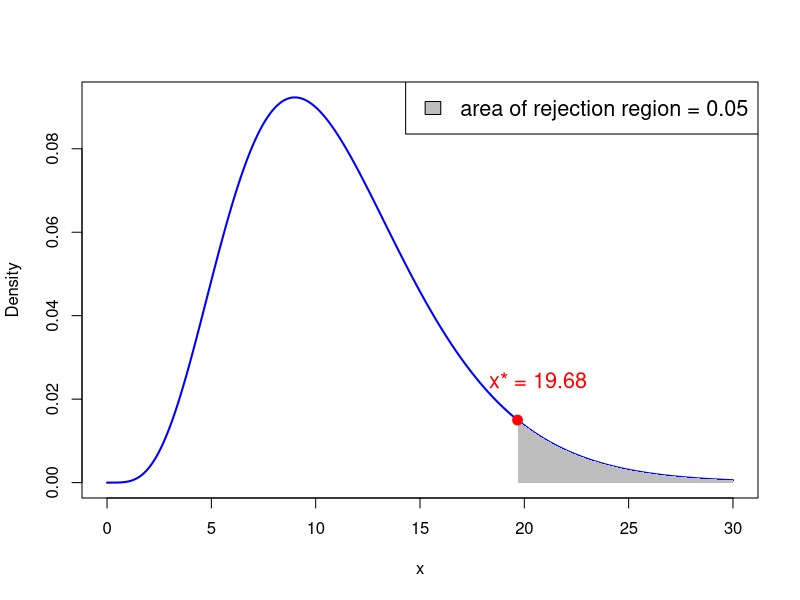

This chart was generated by the following R code:
## ---- chunk 1
# Degrees of freedom
df <- 11

# Values for x-axis
x <- seq(0, 30, length.out = 1000)  # Adjust the range according to chi-squared distribution

# Calculate PDF of chi-squared distribution
pdf <- dchisq(x, df)

# Plot PDF
plot(x, pdf, type = "l", col = "blue", lwd = 2, xlab = "x", ylab = "Density")


# Shade area where p-value > 0.95
x_fill_right <- x[x >= qchisq(0.95, df)]
y_fill_right <- pdf[x >= qchisq(0.95, df)]
polygon(c(x_fill_right, rev(x_fill_right)), c(y_fill_right, rep(0, length(y_fill_right))), col = "gray", border = NA)

# Add critical value for 0.95 quantile
x_star <- qchisq(0.95, df)
points(x_star, dchisq(x_star, df), col = "red", pch = 19, cex = 1.3)

# Add text above x_star containing its value
text(x_star * 1.05, dchisq(x_star, df) * 1.35, paste("x* =", round(x_star, 2)), pos = 3, col = "red", cex = 1.3)

# Add legend
legend("topright", legend = c("area of rejection region = 0.05"), fill = "gray", cex = 1.3)

## ---- chunk 2
#| echo: true

# Probability woman exceeds 180cm in height
# P(X > 180) = 1 - P(X <= 180)

1 - pnorm(180, mean = 163, sd = 8)
## ---- chunk 3
#| echo: true

# The upper 10th percentile for women height, that is,
# height q such that P(X <= q) = 0.9

qnorm(0.90, mean = 163, sd = 8)
## ---- chunk 4
#| echo: true

# Value of pdf at 163

dnorm(163, mean = 163, sd = 8)
## ---- chunk 5
#| echo: true

# Generate random sample of size 5

rnorm(5, mean = 163, sd = 8)
## ---- chunk 6
#| echo: true

# Find the top 1/(3.5 billion) quantile

p = 1 - 1 / (3.5e9)
qnorm(p, mean = 163, sd = 8)
## ---- chunk 7
#| echo: true
# Compute 0.95 quantile for chi-squared with 11 degrees of freedom

quantile <- qchisq(0.95, df = 11)

cat("The 0.95 quantile for chi-squared with df = 11 is", quantile)
## ---- chunk 8
# Enter Consumer Expectation and Consumer Spending data
CE <- c(66, 53, 62, 61, 78, 72, 65, 64, 61, 50, 55, 51)
CS <- c(72, 55, 69, 65, 82, 77, 72, 78, 77, 75, 77, 77)

# Compute difference
difference <- CE - CS

# Compute sample size
n <- length(difference)

# Enter null hypothesis
sigma_0 <- 1

# Compute sample variance
s <- var(difference)

# Compute chi-squared statistic
chi_squared <- (n - 1) * s / sigma_0 ^ 2

# Compute p-value
p_value <- 1 - pchisq(chi_squared, df = n - 1)

# Print p-value
cat("The p-value for one-sided variance test is", p_value)
